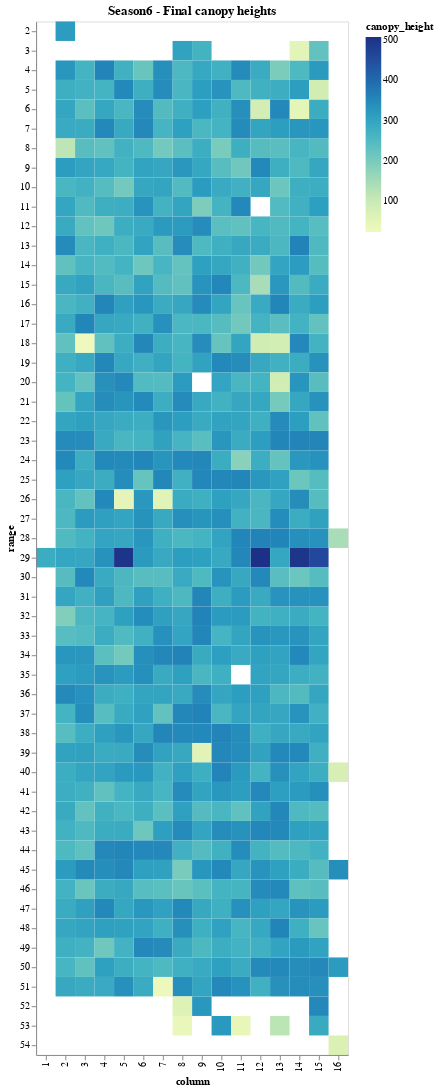

The notebook cell saved with this chart:
### Code cell
import altair as alt
alt.Chart(plotdf,title='Season6 - Final canopy heights').mark_rect().encode(
    x='column:O',
    y='range:O',
    color='canopy_height:Q',
    tooltip=[
        alt.Tooltip('cultivar:O', title='Cultivar'),
        alt.Tooltip('canopy_height:Q', title='canopy_height'),
        alt.Tooltip('range:O',title='range'),
        alt.Tooltip('column:O',title='column')
    ]
)

### Figure 1 — Vega-Lite specification as saved in the notebook (floating-point values rounded to 4 significant figures; data arrays with more than 128 entries replaced by an {"elided": "..."} marker saying what was removed)
{"config": {"view": {"continuousWidth": 400, "continuousHeight": 300}}, "data": {"name": "data-f241838a607d3870e5ffdb52f45f8f83"}, "mark": "rect", "encoding": {"color": {"type": "quantitative", "field": "canopy_height"}, "tooltip": [{"type": "ordinal", "field": "cultivar", "title": "Cultivar"}, {"type": "quantitative", "field": "canopy_height", "title": "canopy_height"}, {"type": "ordinal", "field": "range", "title": "range"}, {"type": "ordinal", "field": "column", "title": "column"}], "x": {"type": "ordinal", "field": "column"}, "y": {"type": "ordinal", "field": "range"}}, "title": "Season6 - Final canopy heights", "$schema": "https://vega.github.io/schema/vega-lite/v4.0.0.json", "datasets": {"data-f241838a607d3870e5ffdb52f45f8f83": {"elided": "688 records"}}}
